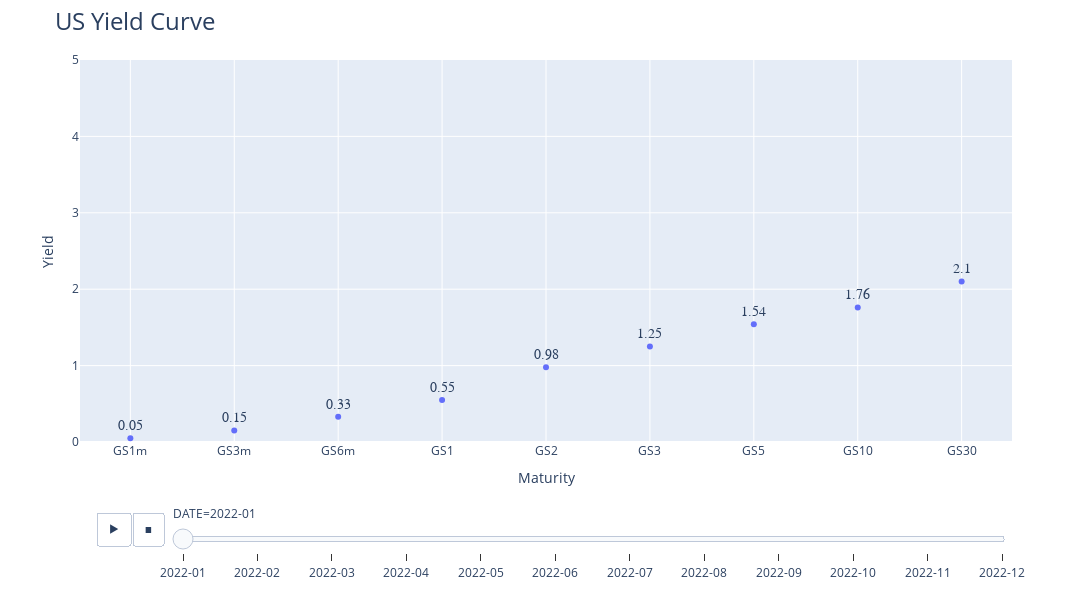

Notebook source saved alongside this figure:
### Code cell
fig = px.line(tabular_df,
              x='Maturity',
              y='Yield',
              animation_frame='DATE',
              animation_group='Maturity',
              range_y=[0,5],
              markers='*',
              text=tabular_df.Yield,
                  
             )
fig.update_traces(mode='markers+text',
                  textposition='top center',
                  textfont=dict(
                                family='Arial',
                                size=14,
    )
)

fig.update_layout(title='US Yield Curve',
                  title_font=dict(size = 24),
                  autosize=True,
                  width=1200,
                  height=600,
                 
                 )
fig.show(animation=dict(fromcurrent=True,mode='immediate'))

# Auto-play animation
plotly.offline.plot(fig, auto_play = True)

### Figure 1 — Plotly figure (JSON) as saved in the notebook; plotly's stock layout.template omitted (floating-point values rounded to 4 significant figures)
{"data": [{"hovertemplate": "DATE=2022-01<br>Maturity=%{x}<br>Yield=%{text}<extra></extra>", "ids": ["GS1m", "GS3m", "GS6m", "GS1", "GS2", "GS3", "GS5", "GS10", "GS30"], "legendgroup": "", "line": {"color": "#636efa", "dash": "solid"}, "marker": {"symbol": "circle"}, "mode": "markers+text", "name": "", "orientation": "v", "showlegend": false, "text": [0.05, 0.15, 0.33, 0.55, 0.98, 1.25, 1.54, 1.76, 2.1], "textfont": {"family": "Arial", "size": 14}, "textposition": "top center", "type": "scatter", "x": ["GS1m", "GS3m", "GS6m", "GS1", "GS2", "GS3", "GS5", "GS10", "GS30"], "xaxis": "x", "y": [0.05, 0.15, 0.33, 0.55, 0.98, 1.25, 1.54, 1.76, 2.1], "yaxis": "y"}], "layout": {"autosize": true, "height": 600, "legend": {"tracegroupgap": 0}, "margin": {"t": 60}, "sliders": [{"active": 0, "currentvalue": {"prefix": "DATE="}, "len": 0.9, "pad": {"b": 10, "t": 60}, "steps": [{"args": [["2022-01"], {"frame": {"duration": 0, "redraw": false}, "fromcurrent": true, "mode": "immediate", "transition": {"duration": 0, "easing": "linear"}}], "label": "2022-01", "method": "animate"}, {"args": [["2022-02"], {"frame": {"duration": 0, "redraw": false}, "fromcurrent": true, "mode": "immediate", "transition": {"duration": 0, "easing": "linear"}}], "label": "2022-02", "method": "animate"}, {"args": [["2022-03"], {"frame": {"duration": 0, "redraw": false}, "fromcurrent": true, "mode": "immediate", "transition": {"duration": 0, "easing": "linear"}}], "label": "2022-03", "method": "animate"}, {"args": [["2022-04"], {"frame": {"duration": 0, "redraw": false}, "fromcurrent": true, "mode": "immediate", "transition": {"duration": 0, "easing": "linear"}}], "label": "2022-04", "method": "animate"}, {"args": [["2022-05"], {"frame": {"duration": 0, "redraw": false}, "fromcurrent": true, "mode": "immediate", "transition": {"duration": 0, "easing": "linear"}}], "label": "2022-05", "method": "animate"}, {"args": [["2022-06"], {"frame": {"duration": 0, "redraw": false}, "fromcurrent": true, "mode": "immediate", "transition": {"duration": 0, "easing": "linear"}}], "label": "2022-06", "method": "animate"}, {"args": [["2022-07"], {"frame": {"duration": 0, "redraw": false}, "fromcurrent": true, "mode": "immediate", "transition": {"duration": 0, "easing": "linear"}}], "label": "2022-07", "method": "animate"}, {"args": [["2022-08"], {"frame": {"duration": 0, "redraw": false}, "fromcurrent": true, "mode": "immediate", "transition": {"duration": 0, "easing": "linear"}}], "label": "2022-08", "method": "animate"}, {"args": [["2022-09"], {"frame": {"duration": 0, "redraw": false}, "fromcurrent": true, "mode": "immediate", "transition": {"duration": 0, "easing": "linear"}}], "label": "2022-09", "method": "animate"}, {"args": [["2022-10"], {"frame": {"duration": 0, "redraw": false}, "fromcurrent": true, "mode": "immediate", "transition": {"duration": 0, "easing": "linear"}}], "label": "2022-10", "method": "animate"}, {"args": [["2022-11"], {"frame": {"duration": 0, "redraw": false}, "fromcurrent": true, "mode": "immediate", "transition": {"duration": 0, "easing": "linear"}}], "label": "2022-11", "method": "animate"}, {"args": [["2022-12"], {"frame": {"duration": 0, "redraw": false}, "fromcurrent": true, "mode": "immediate", "transition": {"duration": 0, "easing": "linear"}}], "label": "2022-12", "method": "animate"}], "x": 0.1, "xanchor": "left", "y": 0, "yanchor": "top"}], "title": {"font": {"size": 24}, "text": "US Yield Curve"}, "updatemenus": [{"buttons": [{"args": [null, {"frame": {"duration": 500, "redraw": false}, "fromcurrent": true, "mode": "immediate", "transition": {"duration": 500, "easing": "linear"}}], "label": "&#9654;", "method": "animate"}, {"args": [[null], {"frame": {"duration": 0, "redraw": false}, "fromcurrent": true, "mode": "immediate", "transition": {"duration": 0, "easing": "linear"}}], "label": "&#9724;", "method": "animate"}], "direction": "left", "pad": {"r": 10, "t": 70}, "showactive": false, "type": "buttons", "x": 0.1, "xanchor": "right", "y": 0, "yanchor": "top"}], "width": 1200, "xaxis": {"anchor": "y", "domain": [0, 1], "title": {"text": "Maturity"}}, "yaxis": {"anchor": "x", "domain": [0, 1], "range": [0, 5], "title": {"text": "Yield"}}}}
